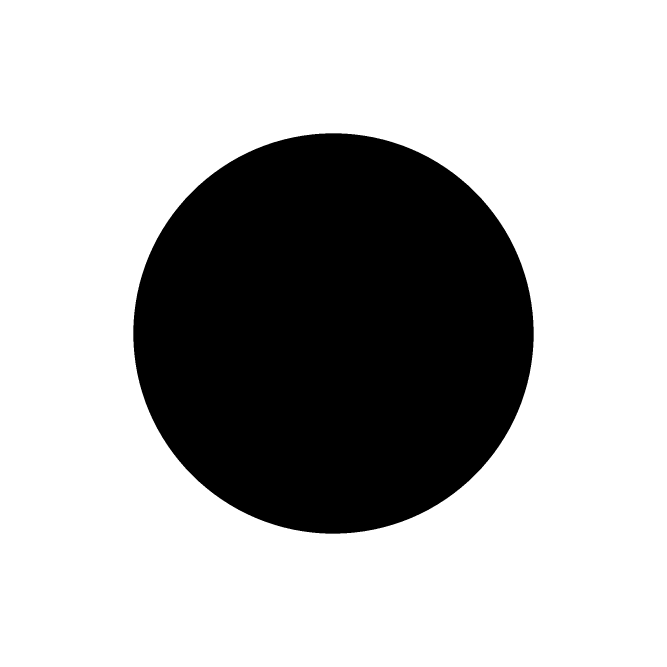
%> input picture pics/circle.bmp, 2000 x 2000 px (shown at 1/3 size)
$ octave plotting.m   (GNU Octave 9; MATLAB toolbox functions it lacks are replaced by stand-ins)
%> lines starting %> are read from the running program, lines starting %| are printed output that depends on the picture; in (x1, y1, x2, y2) boxes, pixels count from 0 and x2, y2 are one past the last pixel; in counts of white or black regions, pixels touching at a corner belong together; the program's own positions count from 1
### convex_hull_set.m
% Author: Renzo Caballero
% KAUST: King Abdullah University of Science and Technology
% email: renzo.caballerorosas@kaust.edu.sa caballerorenzo@hotmail.com
% Website: renzocaballero.org, https://github.com/RenzoCab
% August 2021; Last revision: 23/08/2021

function [set_x, set_y, len, I] = convex_hull_set(picname)

    I = imread(picname);
    I = (I == false);
    I = int8(I);

    if length(I(:,1)) ~= length(I(1,:))
        error(['Image ',picname,' is not square!']);
    end

    boundaries = bwboundaries(I);
    x          = boundaries{1}(:,2);
    y          = boundaries{1}(:,1);
    indexes    = convhull(x, y, 'Simplify', true);

    set_x = x(indexes)-floor(length(I(:,1))/2);
    set_y = floor(length(I(:,1))/2)-y(indexes);
    len   = length(I(:,1));

end

### create_dudw.m
% Author: Renzo Caballero
% KAUST: King Abdullah University of Science and Technology
% email: renzo.caballerorosas@kaust.edu.sa caballerorenzo@hotmail.com
% Website: renzocaballero.org, https://github.com/RenzoCab
% August 2021; Last revision: 23/08/2021

function [deriv_norm] = create_dudw(figure_name, Nw, dudw_norm)

    [set_x, set_y, len, ~] = convex_hull_set(figure_name);

    box_dim = 10; % mm
    normf   = floor(len/2);
    set_x   = set_x / normf;
    set_y   = set_y / normf;

    % Structure dimensions:

    r     = 480; % mm
    d     = 16; % mm
    r3    = sqrt(r^2+(d/2)^2); % mm
    alpha = atan((d/2)/r); % rad

    %% Gear dimensions:

    set_x = box_dim * set_x;
    set_y = box_dim * set_y;

    for i = 1:length(set_x)-1

        point1  = [set_x(i),set_y(i)]; % Position (x,y) of P1.
        point2  = [set_x(i+1),set_y(i+1)]; % Position (x,y) of P2.
        r1      = norm(point1);
        [ang,~] = cart2pol(set_x(i), set_y(i)); % Angle of r1.
        r2      = norm(point2);
        a       = norm(point1-point2); % Value of "a" normalized.
        gamma   = acos((r1^2+r2^2-a^2)/(2*r1*r2)); % rad
        psi     = acos((r1^2+a^2-r2^2)/(2*r1*a)); % rad
        omega   = pi - psi - gamma;

        if i == 1
            [angle_ini_t1_r2,~] = cart2pol(set_x(i+1),set_y(i+1));
        end

        gear.tri(i).point1 = point1;
        gear.tri(i).r1     = r1;
        gear.tri(i).point2 = point2;
        gear.tri(i).r2     = r2;
        gear.tri(i).a      = a;
        gear.tri(i).gamma  = gamma;
        gear.tri(i).psi    = psi;
        gear.tri(i).omega  = omega;
        gear.tri(i).ang    = ang;

    end

    %% Gear - System initial interaction:

    % figure;
    % hold on;

    for i = 1:length(set_x)-1

        r1  = gear.tri(i).r1;
        psi = gear.tri(i).psi;

        n = asin((r1/r3)*sin(pi-psi)); % Sin Theorem.
        m = pi - (pi-psi) - n;
        b = r1 * sin(m) / sin(n);

        gear.tri(i).n = n;
        gear.tri(i).m = m;
        gear.tri(i).b = b;

        if i == 2
            angle_start_t2_r1 = pi - alpha - m;
        end

    end

    if angle_start_t2_r1 >= angle_ini_t1_r2
        initial_w = 2*pi - (angle_start_t2_r1 - angle_ini_t1_r2);
    else
        initial_w = - (angle_start_t2_r1 - angle_ini_t1_r2);
    end

    %% Gear - System dynamics:

    dudw = @(r1,r3,m) (1/2) * (2*r1*r3*sin(m)) ./ sqrt(r1^2+r3^2-r1*r3*cos(m));

    % Now, we save all "displacements" of the kind Dw = gamma_1 + m_1 - m_2.
    % Remmeber the order is 2 > 1 > end > end-1 > end-2 > ...

    for i = 1:length(set_x)-1

        m1      = gear.tri(i).m;
        gamma_1 = gear.tri(i).gamma;

        if i == length(set_x)-1
            m2 = gear.tri(1).m;
        else
            m2 = gear.tri(i+1).m;
        end

        D_w(i) = m1 + gamma_1 - m2;

        % When i = 1, we have triangles 1 and 2, and we move from triangle 2 to
        % triangle 1. Then, we will start the du/dw plot from triangle 2.

    end

    D_w = [D_w(1) flip(D_w(2:end))];

    % Note: There is a very complex notation problem. When I enumerate the
    % triangles, I did it clockwise. However, when they rotate (assuming 6
    % triangles), we move like this: 1 -> 6, 6 -> 5, etc.

    % Since we always start from triangle 2, we move: 2, 1, end, end-1, ...

    acum_D_w = cumsum(D_w) + initial_w;
    w        = linspace(initial_w,2*pi+initial_w,Nw);
    deriv    = zeros(1,length(w));

    for i = 1:length(w)

        stage = 0;
        for j = 1:length(acum_D_w)
            if w(i) <= acum_D_w(j)
                stage = stage + 1;
            end
        end
        stage = length(acum_D_w) + 1 - stage;

        % Remmeber j = 1 means triangle 2, j = 2 means triangle 1.
        % The next coding represents this transformation:
        if stage == 1
            tr_use = 2;
            dm     = w(i)-initial_w;
        elseif stage == 2
            tr_use = 1;
            dm     = w(i) - acum_D_w(stage-1);
        else
            tr_use = length(acum_D_w) - stage + 3;
            dm     = w(i) - acum_D_w(stage-1);
        end

        triangle = gear.tri(tr_use);
        m        = triangle.m + dm;
        r1       = triangle.r1;

        deriv(i)         = dudw(r1,r3,m);
        deriv_norm(i)    = deriv(i)/dudw_norm;

    end

end

### plotting.m
%% Delta H for tri-tri:

close all
clear all
clc

% dir_L = [pwd '/../../../Aplicaciones/Overleaf/2021_Self_Replicating_Pulley_Report/figs'];
dir_L    = [pwd '/runs/figs'];

r0 = 11.4;
r  = 6;
ri = linspace(0,20,1000);

difference = @(ri) r0*ri - 2*r*ri*pi + r0*sqrt(3*r0^2+ri.^2);

plot(ri,difference(ri),'LineWidth',3);
hold on;
plot(ri,zeros(1,length(ri)),'LineWidth',3);

fix_point = r0^2*sqrt(3)/(2*sqrt(r*pi*(r*pi-r0)));
disp(fix_point);

plot(fix_point,0,'o','LineWidth',10);
grid minor;
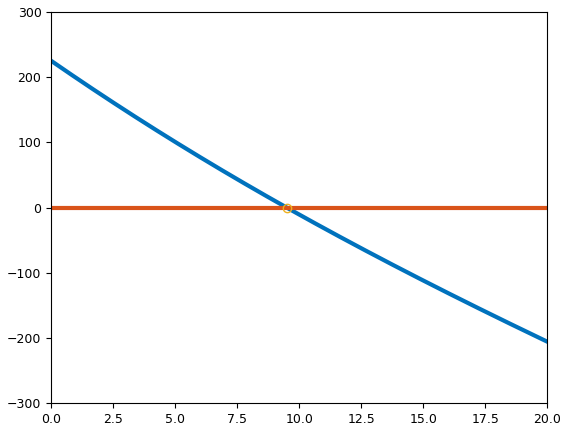
%> figure redrawn from the program's plot data; curve peaks at x = 0, y = 225.1

saveas(gcf,[dir_L,'/tri_tri'],'epsc');

%% Fixed point:

close all
clear all
clc

% dir_L = [pwd '/../../../Aplicaciones/Overleaf/2021_Self_Replicating_Pulley_Report/figs'];
dir_L    = [pwd '/runs/figs'];

r = 6;

alpha = linspace(0,20,1000);

roots = @(a) a.^2*(-2) + a*(-32*r) + 36*r^2 - 12*r;

evaluation = roots(alpha);

index = abs(evaluation)==min(abs(evaluation));
disp(alpha(abs(evaluation)==min(abs(evaluation))));

plot(alpha,evaluation,'LineWidth',3);
hold on;
text(alpha(index),evaluation(index),...
    ['(' num2str(alpha(index)) ',' num2str(evaluation(index)) ')'])
grid minor;
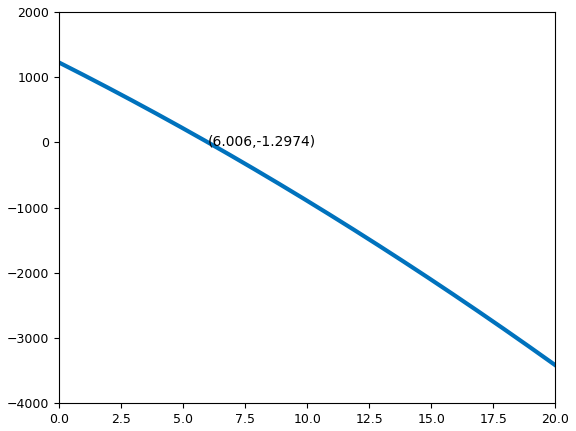
%> figure redrawn from the program's plot data; curve peaks at x = 0, y = 1224

saveas(gcf,[dir_L,'/ell_cir_FP'],'epsc');

%% Delta H for whatever-cir:

close all
clear all
clc

% dir_L = [pwd '/../../../Aplicaciones/Overleaf/2021_Self_Replicating_Pulley_Report/figs'];
dir_L    = [pwd '/runs/figs'];

r = 6;

Hi = linspace(0,20,1000);

delta = @(Hi) (1/2)*(3*(Hi+2*r)-sqrt((3*Hi+2*r).*(Hi+6*r))) - Hi;

plot(Hi,delta(Hi),'LineWidth',3);
hold on;
plot(Hi,zeros(1,length(Hi)),'LineWidth',3);
grid minor;
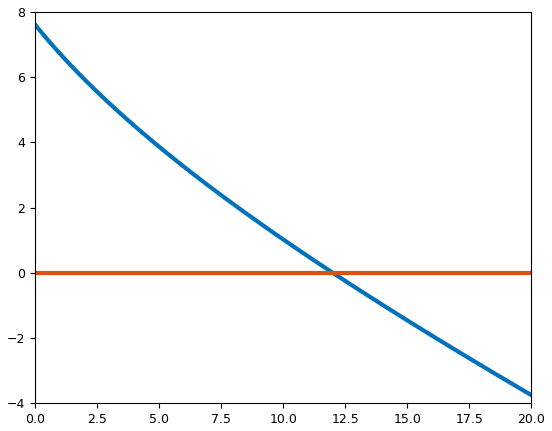
%> figure redrawn from the program's plot data; curve peaks at x = 0, y = 7.61

saveas(gcf,[dir_L,'/ell_cir_AP'],'epsc');

%% Tri-tri base plots:

close all
clear all
clc

% dir_L = [pwd '/../../../Aplicaciones/Overleaf/2021_Self_Replicating_Pulley_Report/figs'];
dir_L    = [pwd '/runs/figs'];

b     = 11.45;
r     = 6;

bip1 = @(p_i) b*p_i/(2*r*pi);
p_i  = @(b_i) b_i + 2*sqrt((b_i/2)^2+(sqrt(3)*b/2)^2);

base = b;

for i = 1:5

    perimeter   = p_i(base(end));
    base(end+1) = bip1(perimeter);

end

real = [11.45 10.64 10.22 9.94 9.79 9.74] / 11.45;
simu = [1138 999 934 909 896 890] / 1138;
math = base / b;

h2 = figure;
plot(real,'*-','LineWidth',2);
hold on;
plot(simu,'*-','LineWidth',2);
plot(math,'*-','LineWidth',2);
xlabel('Iterations');
ylabel('Normalized base');
title('Triangle''s base over iterations');
legend('Experimental','Simulation','Mathematical')
grid minor;
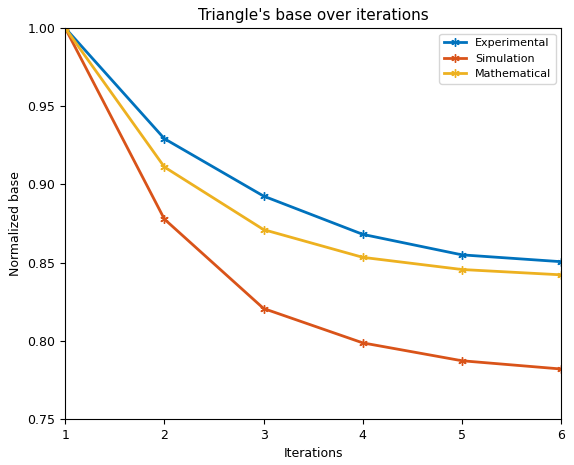
%> figure redrawn from the program's plot data
% supersizeme(h2, 2);
saveas(gcf,[dir_L,'/convergences'],'epsc');

%% Nice dudw plots:

close all;
clear all;
clc;

dim_fig = 800;

name_fig = 'circle';
deriv_norm_cir = create_dudw(['pics/',name_fig,'.bmp'], 1000, 6);
%> in convex_hull_set, `I = imread(picname);`: I: size 2000x2000 logical; 71.7% white; 1 black region, box (x1, y1, x2, y2) and area: (400, 400, 1601, 1601) 1132537
%> in convex_hull_set, `boundaries = bwboundaries(I);`: boundaries = 1 boundary; box (x1, y1, x2, y2) and points: (400, 400, 1601, 1601) 3393
%> in convex_hull_set, `x          = boundaries{1}(:,2);`: x = 3393 values, max 1601 at index 1653, min 401 at index 1, mean 1000.8
%> in convex_hull_set, `y          = boundaries{1}(:,1);`: y = 3393 values, max 1601 at index 2501, min 401 at index 801, mean 1001
%> the run ends on the next line

$ run again, with pics/From_triangle_to_triangle.bmp copied over pics/circle.bmp
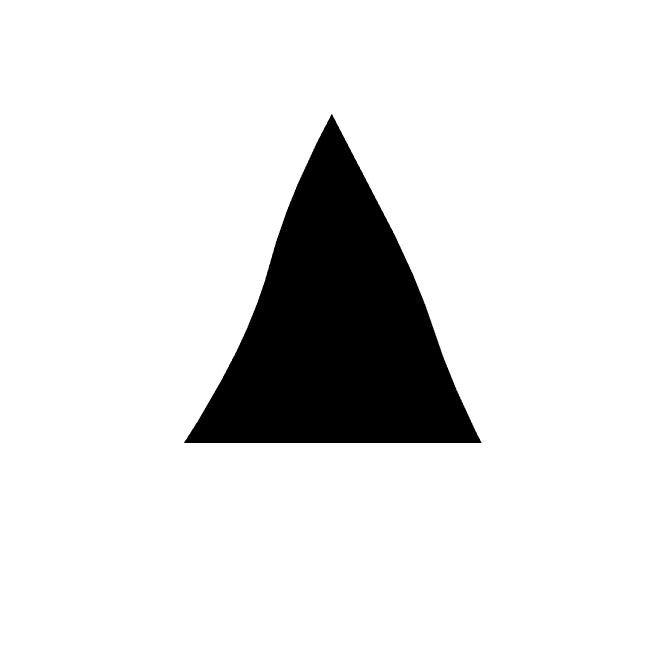
%> input picture pics/From_triangle_to_triangle.bmp, 2000 x 2000 px (shown at 1/3 size)
%> in convex_hull_set, `I = (I == false);`:
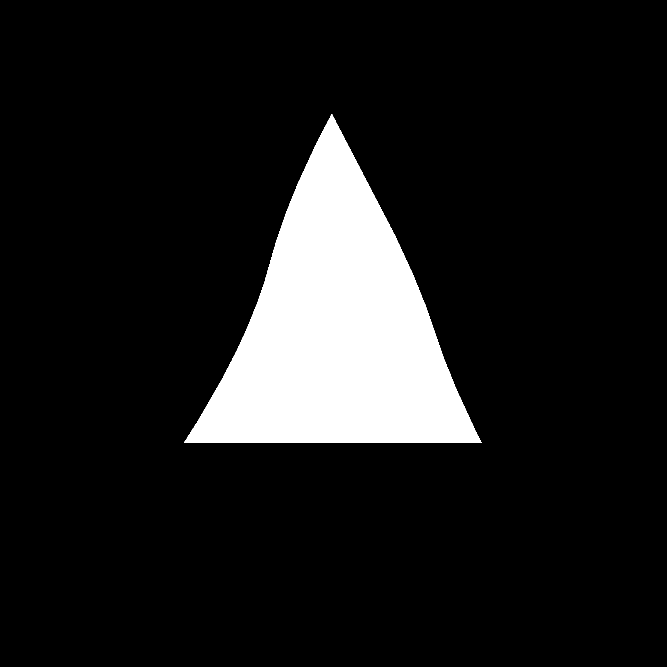
%> I: size 2000x2000 logical (shown at 1/3 size); 11% white; 1 white region, box (x1, y1, x2, y2) and area: (552, 342, 1445, 1329) 438763
%> boundaries = 1 boundary; box (x1, y1, x2, y2) and points: (552, 342, 1445, 1329) 2869
%> x = 2869 values, max 1445 at index 1977, min 553 at index 1, mean 1005.1
%> y = 2869 values, max 1329 at index 1, min 343 at index 991, mean 990.1
